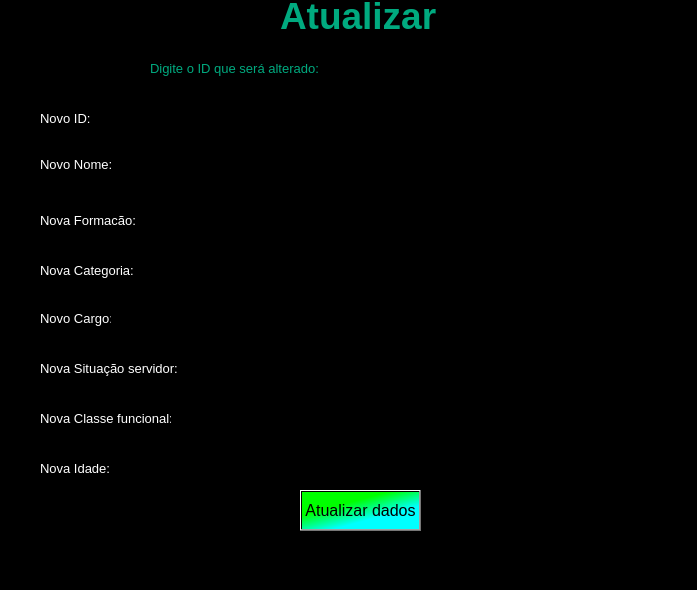
<?xml version="1.0" encoding="UTF-8"?>
<ui version="4.0">
 <class>MainWindow</class>
 <widget class="QMainWindow" name="MainWindow">
  <property name="geometry">
   <rect>
    <x>0</x>
    <y>0</y>
    <width>697</width>
    <height>590</height>
   </rect>
  </property>
  <property name="windowTitle">
   <string>MainWindow</string>
  </property>
  <property name="styleSheet">
   <string notr="true">background-color: rgb(0, 0, 0);</string>
  </property>
  <widget class="QWidget" name="centralwidget">
   <widget class="QLabel" name="label">
    <property name="geometry">
     <rect>
      <x>280</x>
      <y>0</y>
      <width>171</width>
      <height>31</height>
     </rect>
    </property>
    <property name="font">
     <font>
      <pointsize>28</pointsize>
      <weight>75</weight>
      <bold>true</bold>
     </font>
    </property>
    <property name="styleSheet">
     <string notr="true">color: rgb(0, 170, 127);</string>
    </property>
    <property name="text">
     <string>Atualizar</string>
    </property>
   </widget>
   <widget class="QLabel" name="label_2">
    <property name="geometry">
     <rect>
      <x>150</x>
      <y>60</y>
      <width>171</width>
      <height>16</height>
     </rect>
    </property>
    <property name="font">
     <font>
      <pointsize>10</pointsize>
     </font>
    </property>
    <property name="styleSheet">
     <string notr="true">color: rgb(0, 170, 127);</string>
    </property>
    <property name="text">
     <string>Digite o ID que será alterado: </string>
    </property>
   </widget>
   <widget class="QLineEdit" name="txtIdAtualizar">
    <property name="geometry">
     <rect>
      <x>350</x>
      <y>50</y>
      <width>281</width>
      <height>31</height>
     </rect>
    </property>
    <property name="font">
     <font>
      <pointsize>12</pointsize>
     </font>
    </property>
    <property name="styleSheet">
     <string notr="true">background-color: rgb(0, 0, 0);
color: rgb(255, 255, 255);</string>
    </property>
    <property name="text">
     <string/>
    </property>
    <property name="alignment">
     <set>Qt::AlignCenter</set>
    </property>
   </widget>
   <widget class="QLabel" name="label_7">
    <property name="geometry">
     <rect>
      <x>40</x>
      <y>260</y>
      <width>101</width>
      <height>20</height>
     </rect>
    </property>
    <property name="font">
     <font>
      <pointsize>10</pointsize>
     </font>
    </property>
    <property name="styleSheet">
     <string notr="true">color: rgb(255, 255, 255);</string>
    </property>
    <property name="text">
     <string>Nova Categoria:</string>
    </property>
   </widget>
   <widget class="QLabel" name="label_5">
    <property name="geometry">
     <rect>
      <x>40</x>
      <y>410</y>
      <width>131</width>
      <height>16</height>
     </rect>
    </property>
    <property name="font">
     <font>
      <pointsize>10</pointsize>
     </font>
    </property>
    <property name="styleSheet">
     <string notr="true">color: rgb(255, 255, 255);</string>
    </property>
    <property name="text">
     <string>Nova Classe funcional:</string>
    </property>
   </widget>
   <widget class="QLabel" name="label_6">
    <property name="geometry">
     <rect>
      <x>40</x>
      <y>310</y>
      <width>71</width>
      <height>16</height>
     </rect>
    </property>
    <property name="font">
     <font>
      <pointsize>10</pointsize>
     </font>
    </property>
    <property name="styleSheet">
     <string notr="true">color: rgb(255, 255, 255);</string>
    </property>
    <property name="text">
     <string>Novo Cargo:</string>
    </property>
   </widget>
   <widget class="QLabel" name="label_3">
    <property name="geometry">
     <rect>
      <x>40</x>
      <y>156</y>
      <width>81</width>
      <height>16</height>
     </rect>
    </property>
    <property name="font">
     <font>
      <pointsize>10</pointsize>
     </font>
    </property>
    <property name="styleSheet">
     <string notr="true">color: rgb(255, 255, 255);</string>
    </property>
    <property name="text">
     <string>Novo Nome:</string>
    </property>
   </widget>
   <widget class="QLabel" name="label_4">
    <property name="geometry">
     <rect>
      <x>40</x>
      <y>110</y>
      <width>61</width>
      <height>16</height>
     </rect>
    </property>
    <property name="font">
     <font>
      <pointsize>10</pointsize>
     </font>
    </property>
    <property name="styleSheet">
     <string notr="true">color: rgb(255, 255, 255);</string>
    </property>
    <property name="text">
     <string>Novo ID:</string>
    </property>
   </widget>
   <widget class="QLineEdit" name="txtCargoAtualizar">
    <property name="geometry">
     <rect>
      <x>170</x>
      <y>300</y>
      <width>491</width>
      <height>31</height>
     </rect>
    </property>
    <property name="font">
     <font>
      <pointsize>12</pointsize>
     </font>
    </property>
    <property name="styleSheet">
     <string notr="true">color: rgb(255, 255, 255);</string>
    </property>
    <property name="alignment">
     <set>Qt::AlignCenter</set>
    </property>
   </widget>
   <widget class="QLabel" name="label_9">
    <property name="geometry">
     <rect>
      <x>40</x>
      <y>460</y>
      <width>71</width>
      <height>16</height>
     </rect>
    </property>
    <property name="font">
     <font>
      <pointsize>10</pointsize>
     </font>
    </property>
    <property name="styleSheet">
     <string notr="true">color: rgb(255, 255, 255);</string>
    </property>
    <property name="text">
     <string>Nova Idade:</string>
    </property>
   </widget>
   <widget class="QLineEdit" name="txtFormacaoAtualizar">
    <property name="geometry">
     <rect>
      <x>170</x>
      <y>200</y>
      <width>491</width>
      <height>31</height>
     </rect>
    </property>
    <property name="font">
     <font>
      <pointsize>12</pointsize>
     </font>
    </property>
    <property name="styleSheet">
     <string notr="true">color: rgb(255, 255, 255);</string>
    </property>
    <property name="alignment">
     <set>Qt::AlignCenter</set>
    </property>
   </widget>
   <widget class="QLineEdit" name="txtIdNovoAtualizar">
    <property name="geometry">
     <rect>
      <x>170</x>
      <y>100</y>
      <width>91</width>
      <height>31</height>
     </rect>
    </property>
    <property name="font">
     <font>
      <pointsize>12</pointsize>
     </font>
    </property>
    <property name="styleSheet">
     <string notr="true">color: rgb(255, 255, 255);</string>
    </property>
    <property name="alignment">
     <set>Qt::AlignCenter</set>
    </property>
   </widget>
   <widget class="QLineEdit" name="txtNomeAtualizar">
    <property name="geometry">
     <rect>
      <x>170</x>
      <y>150</y>
      <width>491</width>
      <height>31</height>
     </rect>
    </property>
    <property name="font">
     <font>
      <pointsize>12</pointsize>
     </font>
    </property>
    <property name="styleSheet">
     <string notr="true">color: rgb(255, 255, 255);</string>
    </property>
    <property name="alignment">
     <set>Qt::AlignCenter</set>
    </property>
   </widget>
   <widget class="QLineEdit" name="txtSitServidorAtualizar">
    <property name="geometry">
     <rect>
      <x>190</x>
      <y>350</y>
      <width>471</width>
      <height>31</height>
     </rect>
    </property>
    <property name="font">
     <font>
      <pointsize>12</pointsize>
     </font>
    </property>
    <property name="styleSheet">
     <string notr="true">color: rgb(255, 255, 255);</string>
    </property>
    <property name="alignment">
     <set>Qt::AlignCenter</set>
    </property>
   </widget>
   <widget class="QLabel" name="label_8">
    <property name="geometry">
     <rect>
      <x>40</x>
      <y>360</y>
      <width>141</width>
      <height>16</height>
     </rect>
    </property>
    <property name="font">
     <font>
      <pointsize>10</pointsize>
     </font>
    </property>
    <property name="styleSheet">
     <string notr="true">color: rgb(255, 255, 255);</string>
    </property>
    <property name="text">
     <string>Nova Situação servidor:</string>
    </property>
   </widget>
   <widget class="QLabel" name="label_10">
    <property name="geometry">
     <rect>
      <x>40</x>
      <y>210</y>
      <width>101</width>
      <height>20</height>
     </rect>
    </property>
    <property name="font">
     <font>
      <pointsize>10</pointsize>
     </font>
    </property>
    <property name="styleSheet">
     <string notr="true">color: rgb(255, 255, 255);</string>
    </property>
    <property name="text">
     <string>Nova Formacão:</string>
    </property>
   </widget>
   <widget class="QLineEdit" name="txtClasseFuncionalAtualizar">
    <property name="geometry">
     <rect>
      <x>190</x>
      <y>400</y>
      <width>471</width>
      <height>31</height>
     </rect>
    </property>
    <property name="font">
     <font>
      <pointsize>12</pointsize>
     </font>
    </property>
    <property name="styleSheet">
     <string notr="true">color: rgb(255, 255, 255);</string>
    </property>
    <property name="alignment">
     <set>Qt::AlignCenter</set>
    </property>
   </widget>
   <widget class="QLineEdit" name="txtIdadeAtualizar">
    <property name="geometry">
     <rect>
      <x>190</x>
      <y>450</y>
      <width>91</width>
      <height>31</height>
     </rect>
    </property>
    <property name="font">
     <font>
      <pointsize>12</pointsize>
     </font>
    </property>
    <property name="styleSheet">
     <string notr="true">color: rgb(255, 255, 255);</string>
    </property>
    <property name="text">
     <string/>
    </property>
    <property name="alignment">
     <set>Qt::AlignCenter</set>
    </property>
   </widget>
   <widget class="QLineEdit" name="txtCategoriaAtualizar">
    <property name="geometry">
     <rect>
      <x>170</x>
      <y>250</y>
      <width>491</width>
      <height>31</height>
     </rect>
    </property>
    <property name="font">
     <font>
      <pointsize>12</pointsize>
     </font>
    </property>
    <property name="styleSheet">
     <string notr="true">color: rgb(255, 255, 255);</string>
    </property>
    <property name="alignment">
     <set>Qt::AlignCenter</set>
    </property>
   </widget>
   <widget class="QPushButton" name="btnAtualizar">
    <property name="geometry">
     <rect>
      <x>300</x>
      <y>490</y>
      <width>121</width>
      <height>41</height>
     </rect>
    </property>
    <property name="font">
     <font>
      <pointsize>12</pointsize>
     </font>
    </property>
    <property name="styleSheet">
     <string notr="true">background-color: qlineargradient(spread:pad, x1:0.375, y1:0.307, x2:0.675909, y2:0.659, stop:0 rgba(0, 255, 0, 255), stop:1 rgba(0, 255, 255, 255));
color: rgb(0, 0, 0);</string>
    </property>
    <property name="text">
     <string>Atualizar dados</string>
    </property>
   </widget>
  </widget>
  <widget class="QMenuBar" name="menubar">
   <property name="geometry">
    <rect>
     <x>0</x>
     <y>0</y>
     <width>697</width>
     <height>21</height>
    </rect>
   </property>
  </widget>
  <widget class="QStatusBar" name="statusbar"/>
 </widget>
 <resources/>
 <connections/>
</ui>
